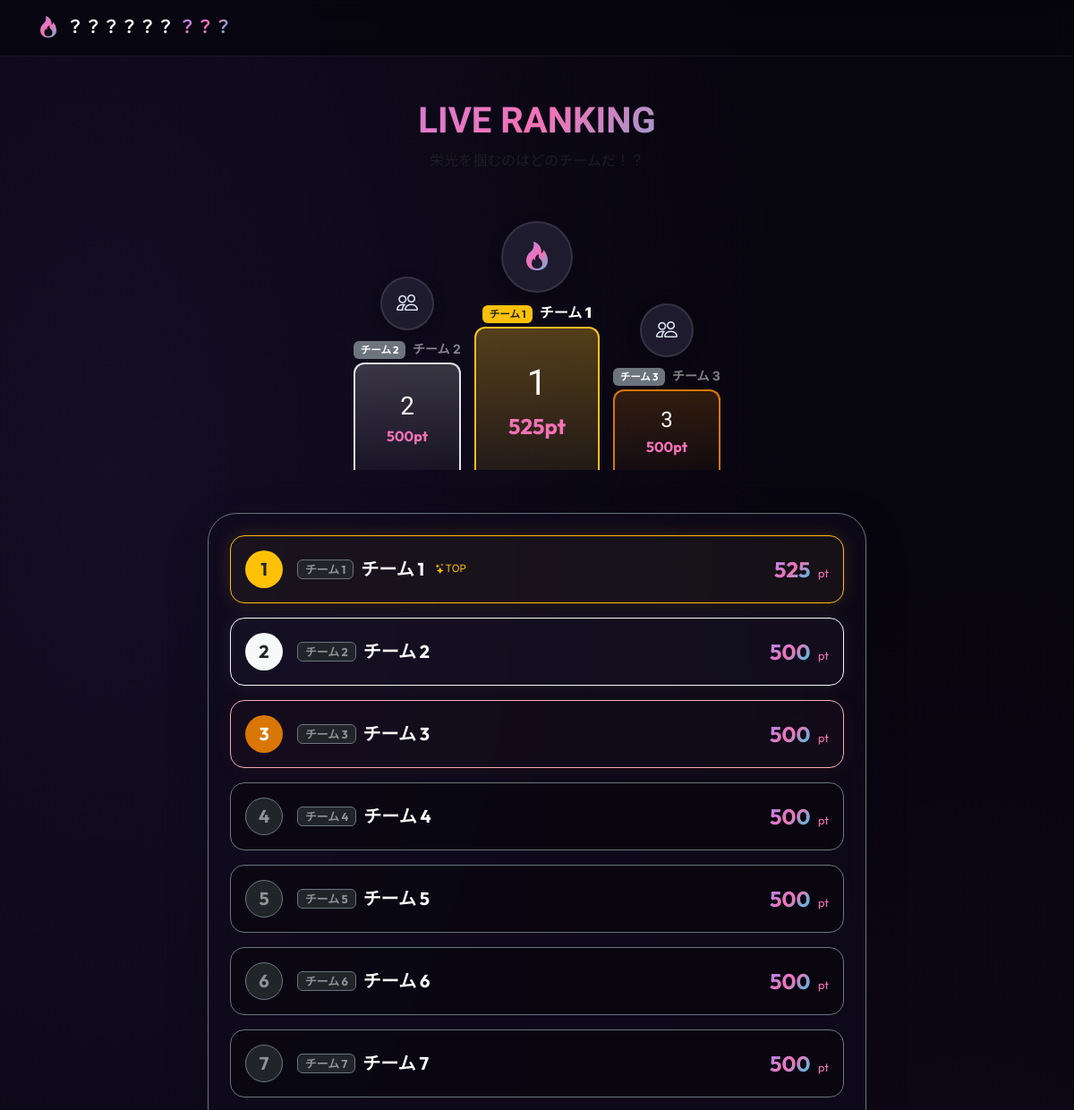
Before: /ranking (upper part) with the older database file.
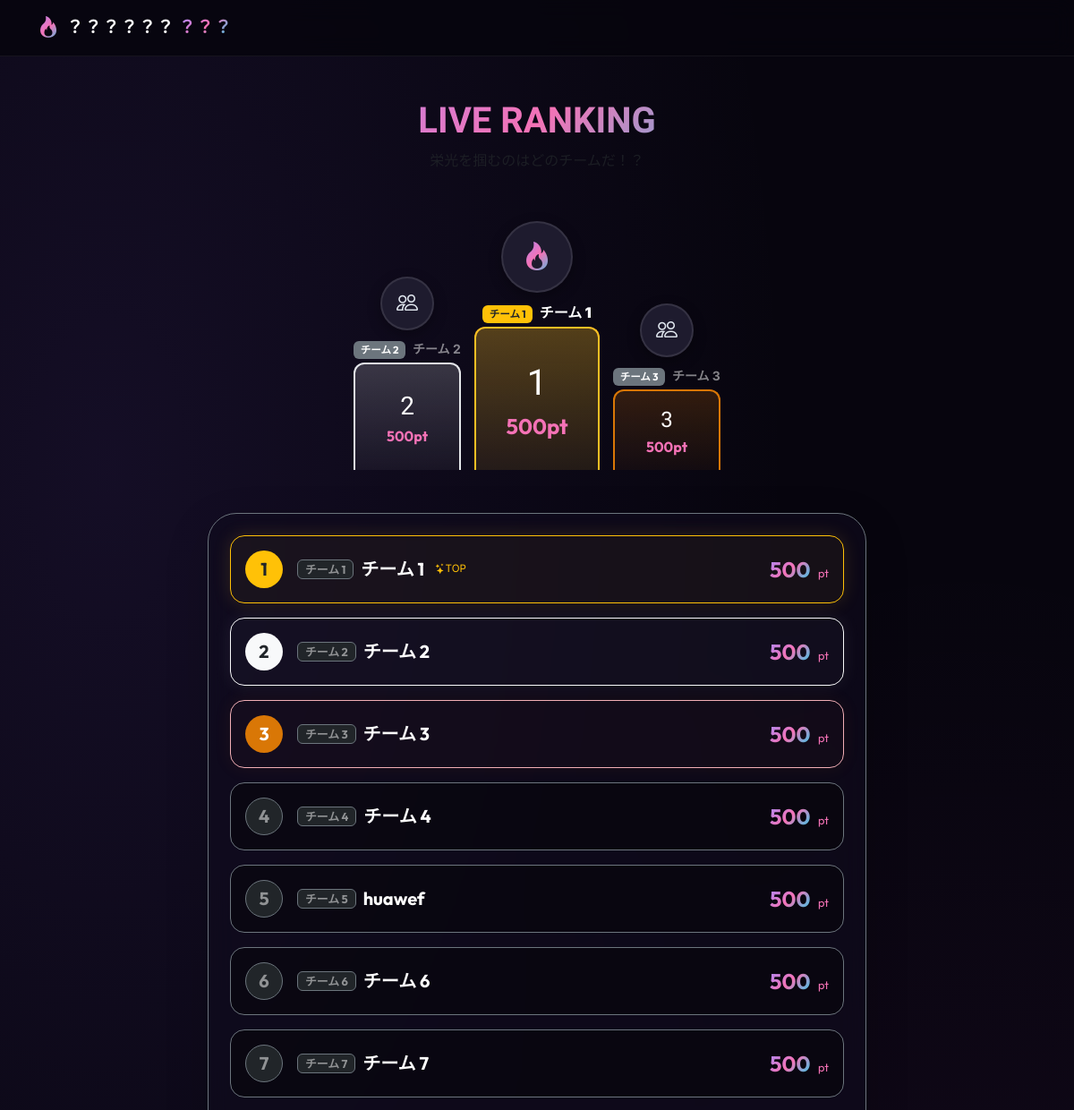
After: the same page with the newer database file.
### model/models.py (models this page shows)
class Team(db.Model):
    __tablename__ = "teams"
    team_id = db.Column(db.Integer, primary_key=True)
    team_name = db.Column(db.String(50), unique=True, nullable=False)
    points = db.Column(db.Integer, default=500, nullable=False)  # Start with 500pt
    submissions = db.relationship(
        "QuizSubmission", backref="team", cascade="all, delete-orphan"
    )
    bets = db.relationship("TeamBet", backref="team", cascade="all, delete-orphan")
    squares = db.relationship(
        "BingoSquare", backref="team", cascade="all, delete-orphan"
    )

### controller/controllers.py (the view)
@quiz_bp.route("/ranking")
def ranking():
    teams = repositories.get_all_teams()
    return render_template("ranking.html", teams=teams)

### controller/controllers.py (called while the page is built)
@quiz_bp.context_processor
def inject_game_status():
    q1 = QuizQuestion.query.filter_by(question_num=1).first()
    is_q1_activated = q1.status in ["active", "revealed"] if q1 else False
    q5 = QuizQuestion.query.filter_by(question_num=5).first()
    is_q5_revealed = q5.status == "revealed" if q5 else False
    return dict(is_q1_activated=is_q1_activated, is_q5_revealed=is_q5_revealed)

### repository/repositories.py (called while the page is built)
def get_all_teams() -> list[Team]:
    return Team.query.order_by(Team.points.desc()).all()

def get_all_events() -> list[BetEvent]:
    return BetEvent.query.all()

### templates/ranking.html (shortened to what this page needs)
{% extends 'base.html' %}
{% block content %}
<div class="row justify-content-center">
    <div class="col-md-10 col-lg-8 text-center">
        <div class="mb-4">
            <h2 class="h1 fw-bold text-white font-outfit text-gradient font-dela">LIVE RANKING</h2>
            <p class="text-muted">栄光を掴むのはどのチームだ！？</p>
        </div>
        {% if is_ranking_visible %}
            {% if teams|length >= 3 %}
            <div class="podium-container d-none d-sm-flex">
                <div class="podium-item">
                    <div class="team-avatar"><i class="bi bi-people"></i></div>
                    <div class="text-white-50 small mb-1">
                        <span class="badge bg-secondary py-0.5 px-1.5 text-2xs me-1 font-outfit">チーム {{ teams[1].team_id }}</span>
                        <strong>{{ teams[1].team_name }}</strong>
                    </div>
                    <div class="podium-base podium-rank-2">
                        <span class="font-dela fs-3 text-white">2</span>
                        <span class="font-outfit fw-bold text-accent">{{ teams[1].points }}pt</span>
                    </div>
                </div>
                <div class="podium-item" style="width: 140px;">
                    <div class="team-avatar" style="width: 80px; height: 80px; font-size: 2rem;"><i class="bi bi-fire text-gradient"></i></div>
                    <div class="text-white fw-bold mb-1">
                        <span class="badge bg-warning text-dark py-0.5 px-1.5 text-2xs me-1 font-outfit">チーム {{ teams[0].team_id }}</span>
                        <strong>{{ teams[0].team_name }}</strong>
                    </div>
                    <div class="podium-base podium-rank-1">
                        <span class="font-dela fs-1 text-white">1</span>
                        <span class="font-outfit fw-bold text-accent fs-4">{{ teams[0].points }}pt</span>
                    </div>
                </div>
                <div class="podium-item">
                    <div class="team-avatar"><i class="bi bi-people"></i></div>
                    <div class="text-white-50 small mb-1">
                        <span class="badge bg-secondary py-0.5 px-1.5 text-2xs me-1 font-outfit">チーム {{ teams[2].team_id }}</span>
                        <strong>{{ teams[2].team_name }}</strong>
                    </div>
                    <div class="podium-base podium-rank-3">
                        <span class="font-dela fs-4 text-white">3</span>
                        <span class="font-outfit fw-bold text-accent">{{ teams[2].points }}pt</span>
                    </div>
                </div>
            </div>
            {% endif %}
            <div class="glass-card shadow-lg p-4 rounded-5 border border-secondary text-start mt-4">
                <div class="d-flex flex-column gap-3">
                    {% for team in teams %}
                        {% set rank = loop.index %}
                        <div class="rank-row d-flex align-items-center justify-content-between p-3 rounded-4 border
                             {% if rank == 1 %}border-warning bg-gold-subtle shadow-gold
                             {% elif rank == 2 %}border-light bg-silver-subtle shadow-silver
                             {% elif rank == 3 %}border-danger-subtle bg-bronze-subtle shadow-bronze
                             {% else %}border-secondary bg-dark-50{% endif %}">
                            <div class="d-flex align-items-center gap-3">
                                <div class="rank-number-circle d-flex align-items-center justify-content-center fw-bold font-outfit fs-5
                                     {% if rank == 1 %}bg-warning text-dark
                                     {% elif rank == 2 %}bg-light text-dark
                                     {% elif rank == 3 %}bg-bronze text-white
                                     {% else %}bg-dark border border-secondary text-white-50{% endif %}"
                                     style="width: 42px; height: 42px; border-radius: 50%;">
                                    {{ rank }}
                                </div>
                                <div class="d-flex align-items-center gap-2 flex-wrap">
                                    <span class="badge bg-dark border border-secondary text-white-50 font-outfit px-2 py-1 text-xs">
                                        チーム {{ team.team_id }}
                                    </span>
                                    <span class="team-name text-white fw-bold fs-5 font-outfit">{{ team.team_name }}</span>
                                    {% if rank == 1 %}
                                        <span class="ms-1 text-warning text-2xs animate-pulse"><i class="bi bi-stars me-0.5"></i>TOP</span>
                                    {% endif %}
                                </div>
                            </div>
                            <div class="text-end">
                                <span class="points-value font-outfit fw-bold fs-4 text-gradient">{{ "{:,}".format(team.points) }}</span>
                                <span class="text-accent text-xs font-outfit ms-1">pt</span>
                            </div>
                        </div>
                    {% endfor %}
                </div>
            </div>
        {% endif %}
    </div>
</div>
{% endblock %}

### templates/base.html (shortened to what this page needs)
<!DOCTYPE html>
<html lang="ja">
<head>
    <link href="https://cdn.jsdelivr.net/npm/bootstrap@5.3.0/dist/css/bootstrap.min.css" rel="stylesheet">
    <link rel="stylesheet" href="https://cdn.jsdelivr.net/npm/bootstrap-icons@1.10.5/font/bootstrap-icons.css">
    <link rel="stylesheet" href="{{ url_for('static', filename='css/style.css') }}">
</head>
<body>
    <nav class="navbar navbar-expand-lg sticky-top navbar-dark">
        <div class="container">
            <a class="navbar-brand d-flex align-items-center" href="{{ url_for('quiz.index') }}">
                <i class="bi bi-fire text-gradient fs-4 me-2"></i>
                <span class="brand-text">
                    {% if is_q1_activated %}
                        TOPGUN10<span class="text-accent text-gradient font-dela ms-1">バトル</span>
                    {% else %}
                        ？？？？？？<span class="text-accent text-gradient font-dela ms-1">？？？</span>
                    {% endif %}
                </span>
            </a>
        </div>
    </nav>
    <main class="container my-5 flex-grow-1">
        {% block content %}{% endblock %}
    </main>
</body>
</html>

### static/css/style.css (style rules this page uses)
:root { --bg-dark: #07050e; --bg-card: rgba(16, 12, 30, 0.65); --border-card: rgba(255, 255, 255, 0.06); --accent-purple: #8b5cf6; --accent-pink: #d946ef; --accent-cyan: #06b6d4; --color-gold: #fbbf24; --color-silver: #e5e7eb; --color-bronze: #d97706; }
body { background-color: var(--bg-dark); background-image: radial-gradient(at 10% 20%, rgba(139, 92, 246, 0.1) 0px, transparent 50%), radial-gradient(at 90% 80%, rgba(217, 70, 239, 0.08) 0px, transparent 50%); background-attachment: fixed; color: #e2e8f0; font-family: 'Inter', -apple-system, sans-serif; min-height: 100vh; display: flex; flex-direction: column; }
.font-outfit { font-family: 'Outfit', sans-serif; }
.font-dela { font-family: 'Dela Gothic One', sans-serif; }
.text-gradient { background: linear-gradient(135deg, #a78bfa 0%, #f472b6 50%, #22d3ee 100%); -webkit-background-clip: text; -webkit-text-fill-color: transparent; }
.navbar { background-color: rgba(7, 5, 14, 0.85) !important; backdrop-filter: blur(12px); border-bottom: 1px solid rgba(255, 255, 255, 0.06); }
.brand-text { font-family: 'Outfit', sans-serif; font-weight: 900; font-size: 1.2rem; letter-spacing: 1px; }
.glass-card { background-color: var(--bg-card); backdrop-filter: blur(16px); border: 1px solid var(--border-card); box-shadow: 0 15px 35px rgba(0, 0, 0, 0.3); }
.rank-row { transition: transform 0.2s ease; }
.shadow-gold { box-shadow: 0 0 20px rgba(251, 191, 36, 0.15); }
.shadow-silver { box-shadow: 0 0 20px rgba(243, 244, 246, 0.08); }
.shadow-bronze { box-shadow: 0 0 20px rgba(217, 119, 6, 0.08); }
.bg-gold-subtle { background-color: rgba(251, 191, 36, 0.04) !important; }
.bg-silver-subtle { background-color: rgba(243, 244, 246, 0.02) !important; }
.bg-bronze-subtle { background-color: rgba(217, 119, 6, 0.02) !important; }
.bg-dark-50 { background-color: rgba(0, 0, 0, 0.35) !important; }
.text-accent { color: #f472b6 !important; }
.animate-pulse { animation: pulse 2s cubic-bezier(0.4, 0, 0.6, 1) infinite; }
.text-xs { font-size: 0.8rem; }
.text-2xs { font-size: 0.72rem; }
.flex-grow-1 { flex: 1 0 auto; }
.bg-bronze { background-color: var(--color-bronze) !important; }

### templates/ranking.html (style rules this page uses)
.podium-container { display: flex; align-items: flex-end; justify-content: center; gap: 15px; margin-bottom: 3rem; padding-top: 2rem; }
.podium-item { display: flex; flex-direction: column; align-items: center; width: 120px; position: relative; }
.podium-base { width: 100%; border-radius: 12px 12px 0 0; display: flex; flex-direction: column; align-items: center; justify-content: center; padding: 15px 5px; position: relative; }
.podium-rank-1 { height: 160px; background: linear-gradient(180deg, rgba(251, 191, 36, 0.3) 0%, rgba(251, 191, 36, 0.1) 100%); border: 2px solid #fbbf24; border-bottom: none; }
.podium-rank-2 { height: 120px; background: linear-gradient(180deg, rgba(229, 231, 235, 0.2) 0%, rgba(229, 231, 235, 0.05) 100%); border: 2px solid #e5e7eb; border-bottom: none; }
.podium-rank-3 { height: 90px; background: linear-gradient(180deg, rgba(217, 119, 6, 0.2) 0%, rgba(217, 119, 6, 0.05) 100%); border: 2px solid #d97706; border-bottom: none; }
.team-avatar { width: 60px; height: 60px; background: #1e1b2e; border-radius: 50%; display: flex; align-items: center; justify-content: center; font-size: 1.5rem; margin-bottom: 10px; border: 2px solid rgba(255,255,255,0.1); box-shadow: 0 5px 15px rgba(0,0,0,0.3); }

Changed rows visible on the page:
changed Team "チーム 1": points "525" → "500"
changed Team id 5: team_name "チーム 5" → "huawef"
